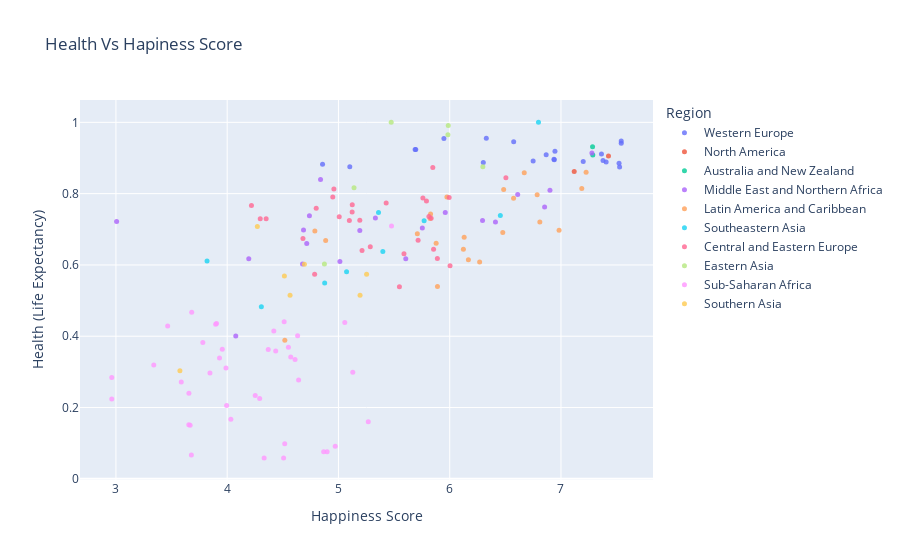

The notebook cell saved with this chart:
### Code cell
# Happiness Score & Health
fig=px.scatter(df_eda,x='Happiness Score',y='Health (Life Expectancy)',color='Region',hover_name='Region',opacity=0.8,title='Health Vs Hapiness Score')
fig.update_traces(marker_size=5)
fig.show()

### Figure 1 — Plotly figure (JSON) as saved in the notebook; plotly's stock layout.template omitted (floating-point values rounded to 4 significant figures)
{"data": [{"hovertemplate": "<b>%{hovertext}</b><br><br>Region=Western Europe<br>Happiness Score=%{x}<br>Health (Life Expectancy)=%{y}<extra></extra>", "hovertext": ["Western Europe", "Western Europe", "Western Europe", "Western Europe", "Western Europe", "Western Europe", "Western Europe", "Western Europe", "Western Europe", "Western Europe", "Western Europe", "Western Europe", "Western Europe", "Western Europe", "Western Europe", "Western Europe", "Western Europe", "Western Europe", "Western Europe", "Western Europe", "Western Europe"], "legendgroup": "Western Europe", "marker": {"color": "#636efa", "opacity": 0.8, "size": 5, "symbol": "circle"}, "mode": "markers", "name": "Western Europe", "orientation": "v", "showlegend": true, "type": "scatter", "x": [7.542, 7.542, 7.527, 7.522, 7.406, 7.378, 7.364, 7.2, 6.946, 6.94, 6.937, 6.867, 6.75, 6.575, 6.329, 6.302, 5.948, 5.695, 5.689, 5.102, 4.857], "xaxis": "x", "y": [0.9414, 0.9478, 0.8746, 0.8852, 0.8891, 0.8928, 0.9109, 0.8904, 0.9189, 0.8953, 0.8967, 0.9094, 0.8919, 0.9458, 0.9556, 0.8872, 0.9545, 0.9236, 0.9236, 0.8752, 0.8821], "yaxis": "y"}, {"hovertemplate": "<b>%{hovertext}</b><br><br>Region=North America<br>Happiness Score=%{x}<br>Health (Life Expectancy)=%{y}<extra></extra>", "hovertext": ["North America", "North America"], "legendgroup": "North America", "marker": {"color": "#EF553B", "opacity": 0.8, "size": 5, "symbol": "circle"}, "mode": "markers", "name": "North America", "orientation": "v", "showlegend": true, "type": "scatter", "x": [7.427, 7.119], "xaxis": "x", "y": [0.9056, 0.8618], "yaxis": "y"}, {"hovertemplate": "<b>%{hovertext}</b><br><br>Region=Australia and New Zealand<br>Happiness Score=%{x}<br>Health (Life Expectancy)=%{y}<extra></extra>", "hovertext": ["Australia and New Zealand", "Australia and New Zealand"], "legendgroup": "Australia and New Zealand", "marker": {"color": "#00cc96", "opacity": 0.8, "size": 5, "symbol": "circle"}, "mode": "markers", "name": "Australia and New Zealand", "orientation": "v", "showlegend": true, "type": "scatter", "x": [7.286, 7.284], "xaxis": "x", "y": [0.9084, 0.9316], "yaxis": "y"}, {"hovertemplate": "<b>%{hovertext}</b><br><br>Region=Middle East and Northern Africa<br>Happiness Score=%{x}<br>Health (Life Expectancy)=%{y}<extra></extra>", "hovertext": ["Middle East and Northern Africa", "Middle East and Northern Africa", "Middle East and Northern Africa", "Middle East and Northern Africa", "Middle East and Northern Africa", "Middle East and Northern Africa", "Middle East and Northern Africa", "Middle East and Northern Africa", "Middle East and Northern Africa", "Middle East and Northern Africa", "Middle East and Northern Africa", "Middle East and Northern Africa", "Middle East and Northern Africa", "Middle East and Northern Africa", "Middle East and Northern Africa", "Middle East and Northern Africa", "Middle East and Northern Africa", "Middle East and Northern Africa", "Middle East and Northern Africa", "Middle East and Northern Africa"], "legendgroup": "Middle East and Northern Africa", "marker": {"color": "#ab63fa", "opacity": 0.8, "size": 5, "symbol": "circle"}, "mode": "markers", "name": "Middle East and Northern Africa", "orientation": "v", "showlegend": true, "type": "scatter", "x": [7.278, 6.901, 6.853, 6.611, 6.411, 6.295, 5.96, 5.754, 5.605, 5.332, 5.192, 5.013, 4.839, 4.739, 4.715, 4.686, 4.677, 4.194, 4.077, 3.006], "xaxis": "x", "y": [0.9139, 0.8093, 0.7628, 0.7973, 0.7202, 0.7249, 0.7472, 0.7038, 0.6177, 0.7317, 0.6964, 0.6095, 0.8395, 0.7379, 0.6602, 0.698, 0.6024, 0.6171, 0.4006, 0.7219], "yaxis": "y"}, {"hovertemplate": "<b>%{hovertext}</b><br><br>Region=Latin America and Caribbean<br>Happiness Score=%{x}<br>Health (Life Expectancy)=%{y}<extra></extra>", "hovertext": ["Latin America and Caribbean", "Latin America and Caribbean", "Latin America and Caribbean", "Latin America and Caribbean", "Latin America and Caribbean", "Latin America and Caribbean", "Latin America and Caribbean", "Latin America and Caribbean", "Latin America and Caribbean", "Latin America and Caribbean", "Latin America and Caribbean", "Latin America and Caribbean", "Latin America and Caribbean", "Latin America and Caribbean", "Latin America and Caribbean", "Latin America and Caribbean", "Latin America and Caribbean", "Latin America and Caribbean", "Latin America and Caribbean", "Latin America and Caribbean", "Latin America and Caribbean", "Latin America and Caribbean"], "legendgroup": "Latin America and Caribbean", "marker": {"color": "#FFA15A", "opacity": 0.8, "size": 5, "symbol": "circle"}, "mode": "markers", "name": "Latin America and Caribbean", "orientation": "v", "showlegend": true, "type": "scatter", "x": [7.226, 7.187, 6.983, 6.81, 6.786, 6.67, 6.574, 6.485, 6.477, 6.269, 6.168, 6.13, 6.123, 5.975, 5.89, 5.878, 5.828, 5.824, 5.709, 4.885, 4.788, 4.518], "xaxis": "x", "y": [0.8603, 0.8144, 0.697, 0.7205, 0.7966, 0.8586, 0.7872, 0.8116, 0.6908, 0.6082, 0.6148, 0.6774, 0.6442, 0.7907, 0.5392, 0.661, 0.7431, 0.7302, 0.6874, 0.6683, 0.6951, 0.3885], "yaxis": "y"}, {"hovertemplate": "<b>%{hovertext}</b><br><br>Region=Southeastern Asia<br>Happiness Score=%{x}<br>Health (Life Expectancy)=%{y}<extra></extra>", "hovertext": ["Southeastern Asia", "Southeastern Asia", "Southeastern Asia", "Southeastern Asia", "Southeastern Asia", "Southeastern Asia", "Southeastern Asia", "Southeastern Asia", "Southeastern Asia"], "legendgroup": "Southeastern Asia", "marker": {"color": "#19d3f3", "opacity": 0.8, "size": 5, "symbol": "circle"}, "mode": "markers", "name": "Southeastern Asia", "orientation": "v", "showlegend": true, "type": "scatter", "x": [6.798, 6.455, 5.77, 5.399, 5.36, 5.073, 4.876, 4.307, 3.819], "xaxis": "x", "y": [1.001, 0.7385, 0.7239, 0.6379, 0.7468, 0.5811, 0.5491, 0.4825, 0.6111], "yaxis": "y"}, {"hovertemplate": "<b>%{hovertext}</b><br><br>Region=Central and Eastern Europe<br>Happiness Score=%{x}<br>Health (Life Expectancy)=%{y}<extra></extra>", "hovertext": ["Central and Eastern Europe", "Central and Eastern Europe", "Central and Eastern Europe", "Central and Eastern Europe", "Central and Eastern Europe", "Central and Eastern Europe", "Central and Eastern Europe", "Central and Eastern Europe", "Central and Eastern Europe", "Central and Eastern Europe", "Central and Eastern Europe", "Central and Eastern Europe", "Central and Eastern Europe", "Central and Eastern Europe", "Central and Eastern Europe", "Central and Eastern Europe", "Central and Eastern Europe", "Central and Eastern Europe", "Central and Eastern Europe", "Central and Eastern Europe", "Central and Eastern Europe", "Central and Eastern Europe", "Central and Eastern Europe", "Central and Eastern Europe", "Central and Eastern Europe", "Central and Eastern Europe", "Central and Eastern Europe", "Central and Eastern Europe", "Central and Eastern Europe"], "legendgroup": "Central and Eastern Europe", "marker": {"color": "#FF6692", "opacity": 0.8, "size": 5, "symbol": "circle"}, "mode": "markers", "name": "Central and Eastern Europe", "orientation": "v", "showlegend": true, "type": "scatter", "x": [6.505, 6.003, 5.995, 5.889, 5.855, 5.848, 5.833, 5.813, 5.791, 5.759, 5.716, 5.589, 5.548, 5.429, 5.286, 5.212, 5.192, 5.124, 5.123, 5.098, 5.007, 4.959, 4.949, 4.8, 4.786, 4.681, 4.35, 4.297, 4.218], "xaxis": "x", "y": [0.8448, 0.5977, 0.789, 0.6183, 0.6437, 0.8734, 0.7313, 0.7361, 0.779, 0.7881, 0.6693, 0.6313, 0.5389, 0.7736, 0.6509, 0.6404, 0.7252, 0.7689, 0.7484, 0.7244, 0.7355, 0.8133, 0.7908, 0.7591, 0.5738, 0.6739, 0.7299, 0.7293, 0.7665], "yaxis": "y"}, {"hovertemplate": "<b>%{hovertext}</b><br><br>Region=Eastern Asia<br>Happiness Score=%{x}<br>Health (Life Expectancy)=%{y}<extra></extra>", "hovertext": ["Eastern Asia", "Eastern Asia", "Eastern Asia", "Eastern Asia", "Eastern Asia", "Eastern Asia"], "legendgroup": "Eastern Asia", "marker": {"color": "#B6E880", "opacity": 0.8, "size": 5, "symbol": "circle"}, "mode": "markers", "name": "Eastern Asia", "orientation": "v", "showlegend": true, "type": "scatter", "x": [6.298, 5.987, 5.984, 5.474, 5.14, 4.874], "xaxis": "x", "y": [0.8753, 0.9911, 0.9654, 1.001, 0.8166, 0.6027], "yaxis": "y"}, {"hovertemplate": "<b>%{hovertext}</b><br><br>Region=Sub-Saharan Africa<br>Happiness Score=%{x}<br>Health (Life Expectancy)=%{y}<extra></extra>", "hovertext": ["Sub-Saharan Africa", "Sub-Saharan Africa", "Sub-Saharan Africa", "Sub-Saharan Africa", "Sub-Saharan Africa", "Sub-Saharan Africa", "Sub-Saharan Africa", "Sub-Saharan Africa", "Sub-Saharan Africa", "Sub-Saharan Africa", "Sub-Saharan Africa", "Sub-Saharan Africa", "Sub-Saharan Africa", "Sub-Saharan Africa", "Sub-Saharan Africa", "Sub-Saharan Africa", "Sub-Saharan Africa", "Sub-Saharan Africa", "Sub-Saharan Africa", "Sub-Saharan Africa", "Sub-Saharan Africa", "Sub-Saharan Africa", "Sub-Saharan Africa", "Sub-Saharan Africa", "Sub-Saharan Africa", "Sub-Saharan Africa", "Sub-Saharan Africa", "Sub-Saharan Africa", "Sub-Saharan Africa", "Sub-Saharan Africa", "Sub-Saharan Africa", "Sub-Saharan Africa", "Sub-Saharan Africa", "Sub-Saharan Africa", "Sub-Saharan Africa", "Sub-Saharan Africa", "Sub-Saharan Africa", "Sub-Saharan Africa", "Sub-Saharan Africa", "Sub-Saharan Africa"], "legendgroup": "Sub-Saharan Africa", "marker": {"color": "#FF97FF", "opacity": 0.8, "size": 5, "symbol": "circle"}, "mode": "markers", "name": "Sub-Saharan Africa", "orientation": "v", "showlegend": true, "type": "scatter", "x": [5.477, 5.268, 5.129, 5.057, 4.971, 4.898, 4.867, 4.642, 4.633, 4.61, 4.571, 4.55, 4.517, 4.512, 4.507, 4.436, 4.419, 4.369, 4.332, 4.292, 4.252, 4.033, 3.995, 3.989, 3.956, 3.931, 3.904, 3.896, 3.845, 3.781, 3.681, 3.678, 3.667, 3.656, 3.655, 3.587, 3.465, 3.34, 2.963, 2.963], "xaxis": "x", "y": [0.7095, 0.1601, 0.2992, 0.4387, 0.09131, 0.07612, 0.07566, 0.2769, 0.4013, 0.3347, 0.342, 0.3688, 0.09806, 0.4405, 0.05872, 0.3587, 0.4143, 0.3629, 0.05872, 0.2256, 0.234, 0.1668, 0.2058, 0.3105, 0.3631, 0.3386, 0.4354, 0.4337, 0.2971, 0.3821, 0.4672, 0.06699, 0.1501, 0.2401, 0.1519, 0.2712, 0.4286, 0.3191, 0.224, 0.2844], "yaxis": "y"}, {"hovertemplate": "<b>%{hovertext}</b><br><br>Region=Southern Asia<br>Happiness Score=%{x}<br>Health (Life Expectancy)=%{y}<extra></extra>", "hovertext": ["Southern Asia", "Southern Asia", "Southern Asia", "Southern Asia", "Southern Asia", "Southern Asia", "Southern Asia"], "legendgroup": "Southern Asia", "marker": {"color": "#FECB52", "opacity": 0.8, "size": 5, "symbol": "circle"}, "mode": "markers", "name": "Southern Asia", "orientation": "v", "showlegend": true, "type": "scatter", "x": [5.253, 5.194, 4.694, 4.565, 4.514, 4.271, 3.575], "xaxis": "x", "y": [0.5741, 0.5147, 0.6016, 0.5153, 0.5687, 0.7081, 0.3034], "yaxis": "y"}], "layout": {"legend": {"title": {"text": "Region"}, "tracegroupgap": 0}, "title": {"text": "Health Vs Hapiness Score"}, "xaxis": {"anchor": "y", "domain": [0, 1], "title": {"text": "Happiness Score"}}, "yaxis": {"anchor": "x", "domain": [0, 1], "title": {"text": "Health (Life Expectancy)"}}}}
